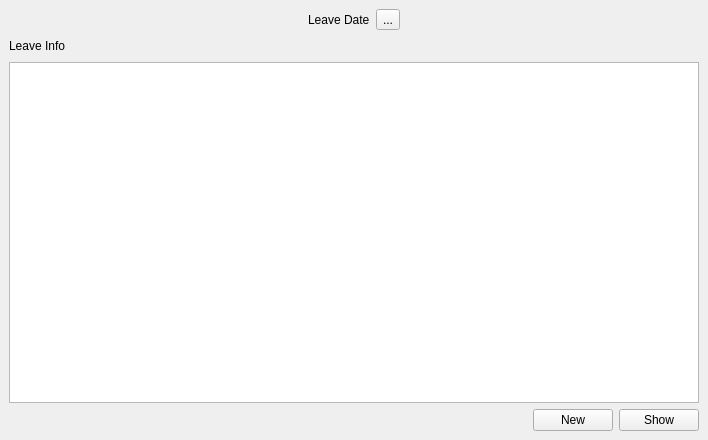
<?xml version="1.0" encoding="UTF-8"?>
<ui version="4.0">
 <class>MainWindow</class>
 <widget class="QMainWindow" name="MainWindow">
  <property name="geometry">
   <rect>
    <x>0</x>
    <y>0</y>
    <width>708</width>
    <height>440</height>
   </rect>
  </property>
  <property name="windowTitle">
   <string>MainWindow</string>
  </property>
  <widget class="QWidget" name="centralwidget">
   <layout class="QGridLayout" name="gridLayout_4">
    <item row="0" column="0">
     <layout class="QGridLayout" name="gridLayout_3">
      <item row="0" column="0">
       <spacer name="horizontalSpacer_2">
        <property name="orientation">
         <enum>Qt::Horizontal</enum>
        </property>
        <property name="sizeHint" stdset="0">
         <size>
          <width>40</width>
          <height>20</height>
         </size>
        </property>
       </spacer>
      </item>
      <item row="0" column="1">
       <widget class="QLabel" name="label">
        <property name="text">
         <string>Leave Date</string>
        </property>
       </widget>
      </item>
      <item row="0" column="2">
       <widget class="QToolButton" name="toolButton">
        <property name="text">
         <string>...</string>
        </property>
       </widget>
      </item>
      <item row="0" column="3">
       <spacer name="horizontalSpacer_3">
        <property name="orientation">
         <enum>Qt::Horizontal</enum>
        </property>
        <property name="sizeHint" stdset="0">
         <size>
          <width>40</width>
          <height>20</height>
         </size>
        </property>
       </spacer>
      </item>
     </layout>
    </item>
    <item row="1" column="0">
     <layout class="QGridLayout" name="gridLayout_2">
      <item row="0" column="0">
       <widget class="QLabel" name="label_2">
        <property name="text">
         <string>Leave Info</string>
        </property>
       </widget>
      </item>
      <item row="0" column="1">
       <spacer name="horizontalSpacer_4">
        <property name="orientation">
         <enum>Qt::Horizontal</enum>
        </property>
        <property name="sizeHint" stdset="0">
         <size>
          <width>40</width>
          <height>20</height>
         </size>
        </property>
       </spacer>
      </item>
     </layout>
    </item>
    <item row="2" column="0">
     <widget class="QTableWidget" name="tableWidget"/>
    </item>
    <item row="3" column="0">
     <layout class="QGridLayout" name="gridLayout">
      <item row="0" column="0">
       <spacer name="horizontalSpacer">
        <property name="orientation">
         <enum>Qt::Horizontal</enum>
        </property>
        <property name="sizeHint" stdset="0">
         <size>
          <width>338</width>
          <height>20</height>
         </size>
        </property>
       </spacer>
      </item>
      <item row="0" column="1">
       <widget class="QPushButton" name="pushButton">
        <property name="text">
         <string>New</string>
        </property>
       </widget>
      </item>
      <item row="0" column="2">
       <widget class="QPushButton" name="pushButton_2">
        <property name="text">
         <string>Show</string>
        </property>
       </widget>
      </item>
     </layout>
    </item>
   </layout>
  </widget>
 </widget>
 <resources/>
 <connections/>
</ui>
